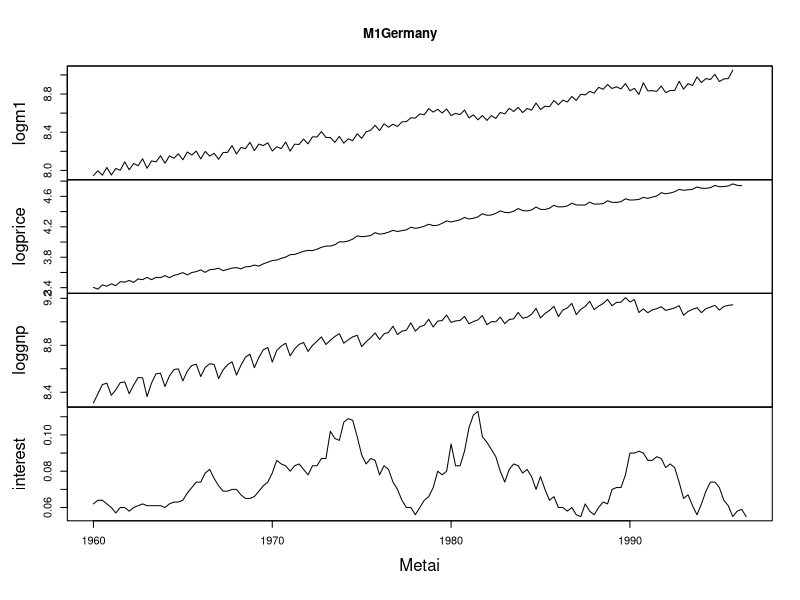
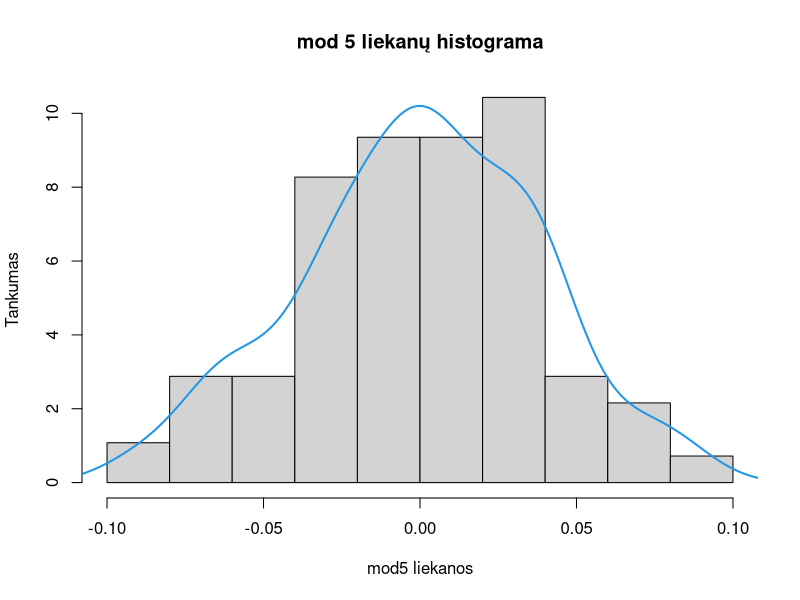

Reproduce these figures in R, in order.
## ---- chunk 1
library("dynlm")
head(M1Germany)
plot(M1Germany, xlab="Metai")
## ---- chunk 2
mod1<-dynlm(logm1~logprice+loggnp+interest, M1Germany)
mod2<-dynlm(logm1~L(logprice,1)+L(interest,2)+L(loggnp,4), data=M1Germany, start=c(1960,1), end=c(1995,4))
mod3<-dynlm(logm1~L(logprice,2)+d(L(loggnp, 4))+L(interest,2), data=M1Germany, start=c(1960,1), end=c(1995,4)) #antram koeficiente su "d" panaikinamas trendas, t.y. lieka tik pokytis
mod4<-dynlm(logm1~L(logprice,4)+L(loggnp,4)+L(interest,4), data=M1Germany, start=c(1960,1), end=c(1995,4))
mod5<-dynlm(logm1~L(logprice,4)+d(L(loggnp,4))+L(interest,4), data=M1Germany, start=c(1960,1), end=c(1996)) #panaikinamas trendas antrame koeficiente, t.y. lieka tik pokytis
## ---- chunk 3
mod.pav<-c("mod1", "mod2", "mod3", "mod4", "mod5")
aic<-c(AIC(mod1),AIC(mod2),AIC(mod3),AIC(mod4), AIC(mod5)) #sukuriamas AIC koef. vektorius
r.kvad<-c(summary(mod1)$r.squared, summary(mod2)$r.squared, summary(mod3)$r.squared, summary(mod4)$r.squared, summary(mod5)$r.squared) #sukuriamas R^2 koef. vektorius
tab<- data.frame(mod.pav,aic,r.kvad) #sukuriama lentelė su modelių koeficientais
colnames(tab)<-c("Modelis", "AIC", "R^2") #lentelei priskiriami vardai
tab
## ---- chunk 4
library(car) #saugo "vif"
vif(mod5)
## ---- chunk 5
hist(resid(mod5), probability=TRUE, main="mod 5 liekanų histograma", xlab="mod5 liekanos", ylab="Tankumas")
lines(density(resid(mod5)), col=4, lwd=2)
## ---- chunk 6
residuals<-as.vector(mod5$res)
shapiro.test(residuals)
